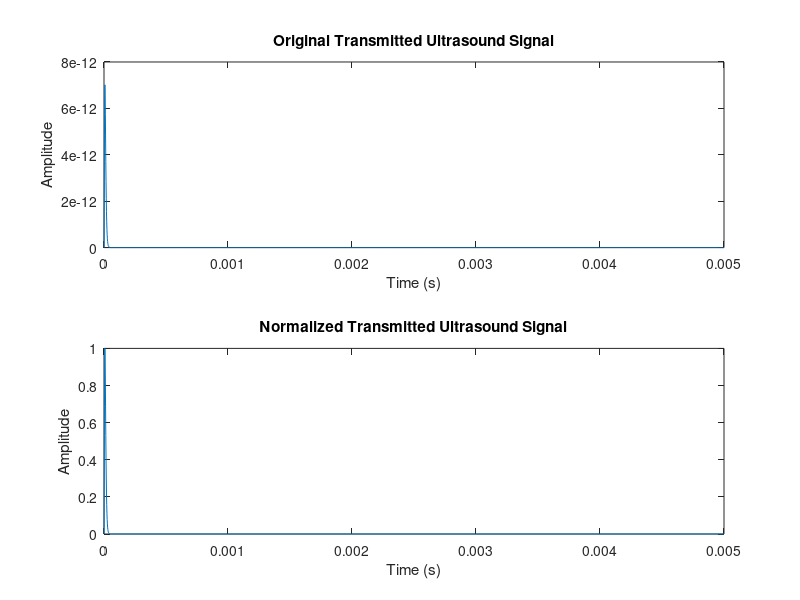

Write MATLAB code to recreate this figure. (Note: this script raises an error after producing the figure.)
% 1.1: Generate the transmitted ulltrasound signal given by the equation on MATLAB
% Parameters
m = 2;
fs = 550e3;
u = 3.6e-6;
phi_s = 0;
A_s = 1;

% Time vector
t = 0:1/fs:5e-3; % 5 milliseconds duration

% Transmitted ultrasound signal
s_t = A_s * (t.^m) .* exp(-t/u) .* cos(2 * pi * fs * t + phi_s) .* (t >= 0);

% Plot the original transmitted signal
figure;
subplot(2,1,1);
plot(t, s_t);
title('Original Transmitted Ultrasound Signal');
xlabel('Time (s)');
ylabel('Amplitude');

% Normalize the amplitude to [-1, 1]
s_t_normalized = s_t / max(abs(s_t));

% Plot the normalized transmitted signal
subplot(2,1,2);
plot(t, s_t_normalized);
title('Normalized Transmitted Ultrasound Signal');
xlabel('Time (s)');
ylabel('Amplitude');

% Display the plots
sgtitle('Transmitted Ultrasound Signal and Normalized Signal');
